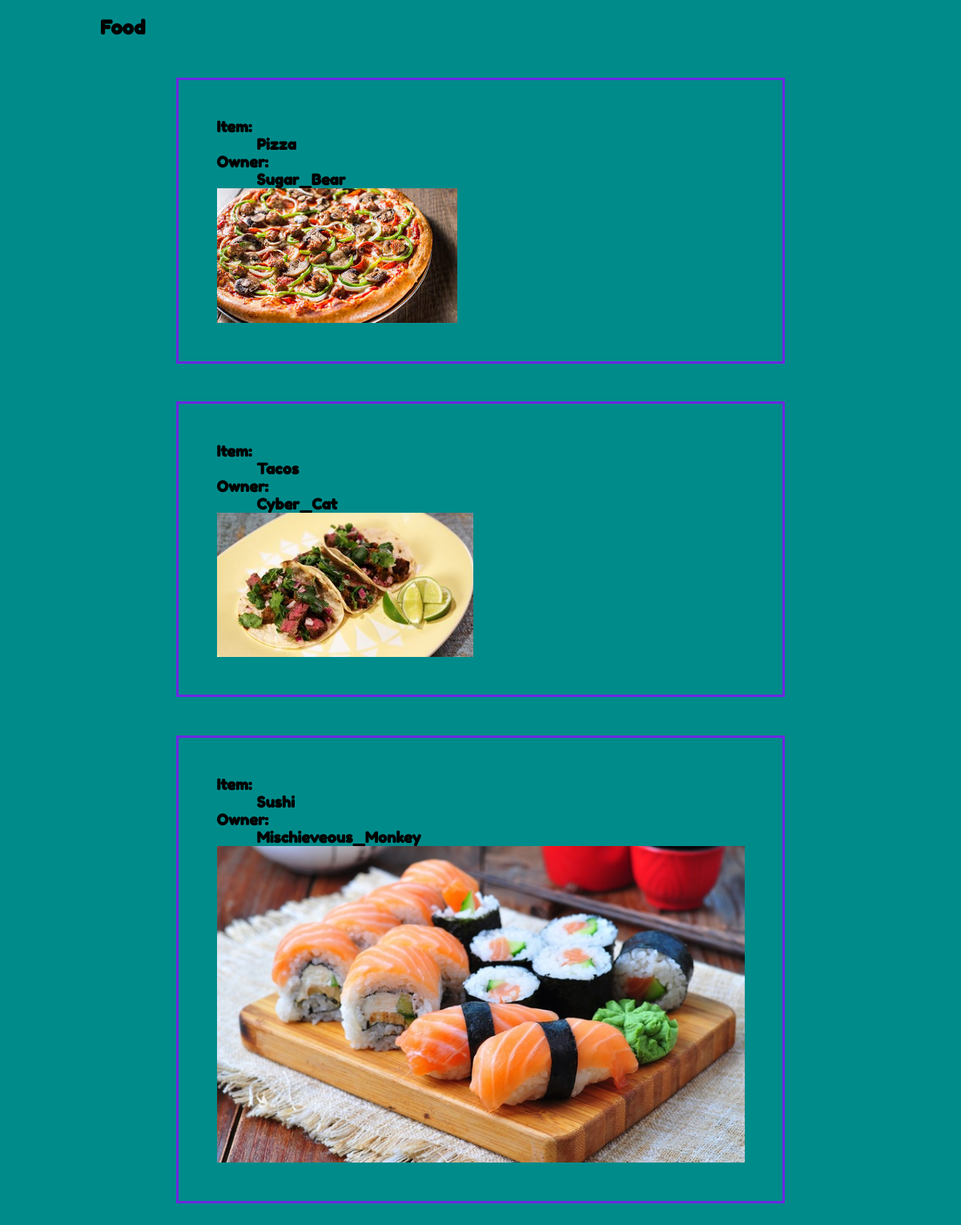
Page /Food/ on the committed database.
### SetUpDb.py (models this page shows, shortened)
class Item(Base):
    __tablename__ = 'Item'
    ID = Column(Integer, primary_key=True)
    Owner_ID = Column(Integer, ForeignKey('User.ID'))
    Owner = relationship(User)
    Name = Column(String(25), nullable=False)
    Category = Column(String(25), nullable=False)
    Description = Column(String(300), nullable=True)
    Image = Column(String(100), nullable=True)

class User(Base):
    __tablename__ = 'User'
    ID = Column(Integer, primary_key=True)
    User_Name = Column(String(25), nullable=False)
    Password = Column(String(25), nullable=False)
    First = Column(String(25), nullable=False)
    Last = Column(String(25), nullable=False)
    Email = Column(String(25), nullable=False)
    Profile_Pic = Column(String(25), nullable=True)
    Google_ID = Column(String(25), nullable=True)
    Logged_In = Column(Boolean, default=False)

### application.py (the view)
@app.route('/<string:Item_Type>/')
def Display_Item_By_Type(Item_Type):
    Query = Session.query(Item).filter(
        Item.Category == Item_Type)
    return render_template(
        'Item_Type.html',
        Query=Query,
        Item_Type=Item_Type,
        Flask_Session=Flask_Session)

### templates/Item_Type.html (shortened to what this page needs)
<html>
	<head>
   	    <link rel="stylesheet" type="text/css" href="{{ url_for('static', filename='main.css')}}">
	</head>
	<body>
		<h2>{{Item_Type}}</h2>
		<h3>
			{% if Query != [] %}
					{% for Thing in Query %}
                        <div class="Item">
                            Item:<br>
                            {{ Thing.Name }} <br>
                                Owner:<br>
                                {{ Thing.Owner.User_Name }}<br>
								{% if Thing.Image != None and Thing.Image != "" %}
									<image class="Thumbnail" src={{"/static/{}".format(Thing.Image)}}><br>
								{% endif %}
                        </div>
					{% endfor %}
			{% else %}
				We don't have any {{Item_Type}}.
			{% endif %}
		</h3>
	</body>
</html>

### static/main.css (style rules this page uses)
* { box-sizing: border-box; font-family: 'Fredoka One', cursive; }
body { max-width: 950; background-color: DarkCyan; margin: auto; padding-top: 20px; }
.Item { border: 3px solid #6d27e1 !important; width: 80%; padding: 5%; margin-top: 5%; margin-bottom: 5%; margin-left: 10%; }
.Thumbnail { max-width: 100%; height: auto; }

### rows in the picture
Item: Name "Pizza", Owner.User_Name "Sugar_Bear", Image (picture)
Item: Name "Tacos", Owner.User_Name "Cyber_Cat", Image (picture)
Item: Name "Sushi", Owner.User_Name "Mischieveous_Monkey", Image (picture)

### other values in the picture
{{ Item_Type }} "Food"
